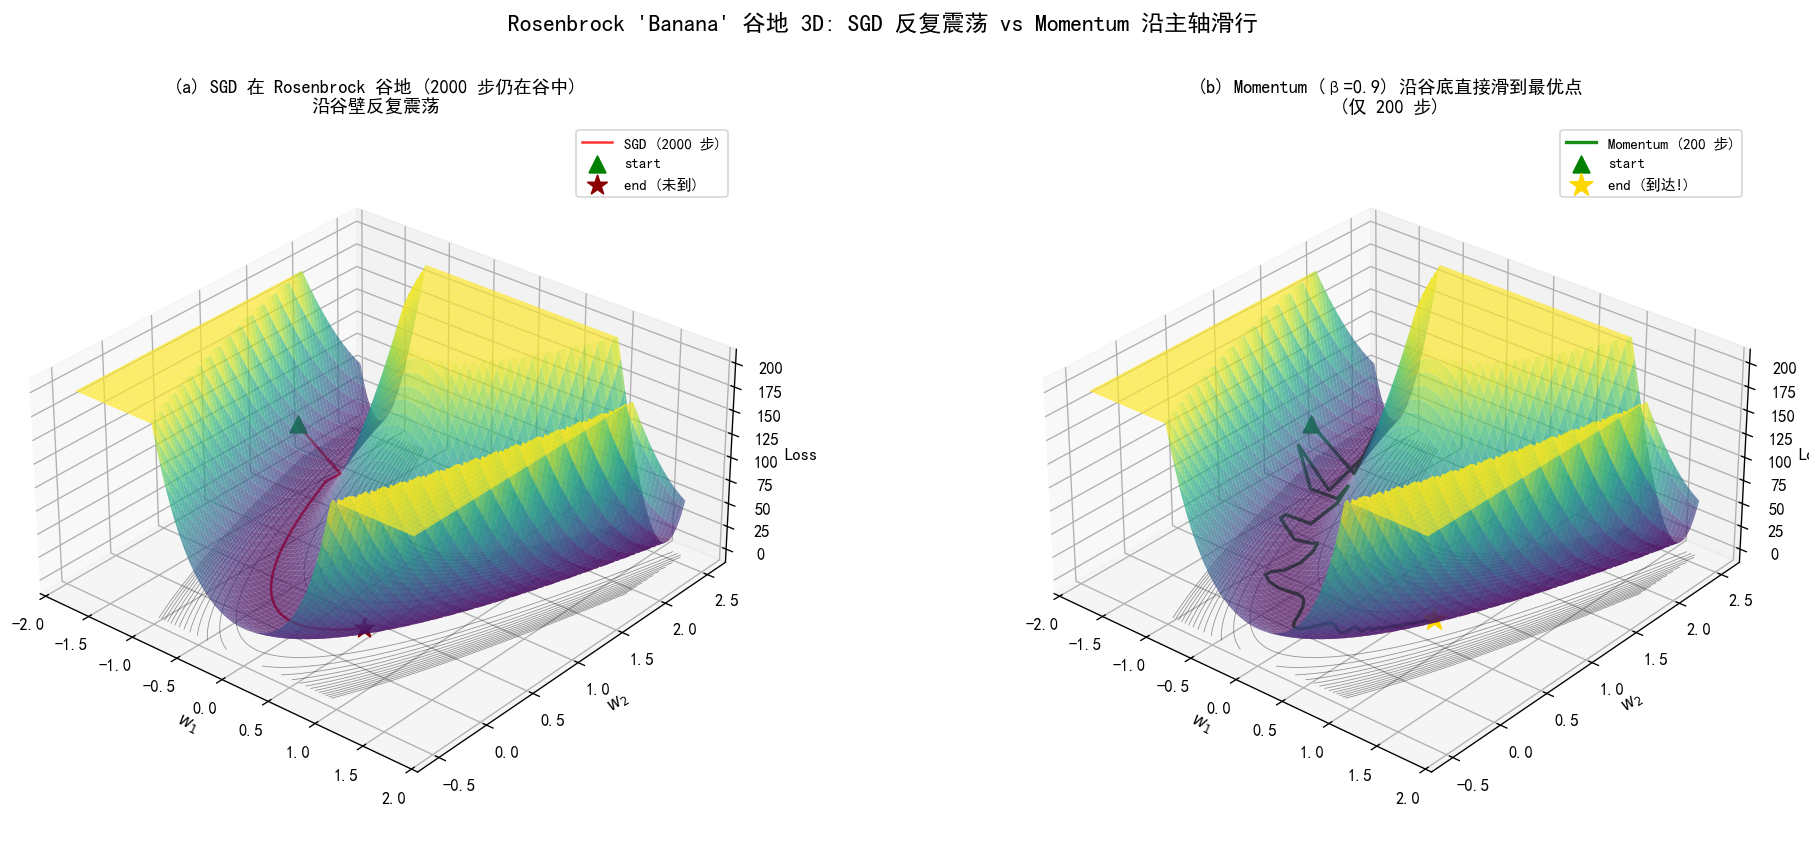

Reproduce this figure in Python.
"""
3-5-ravine-3d.py
Draw the Rosenbrock 'banana' function in 3D and overlay SGD vs Momentum trajectories
on the 3D surface to show how Momentum 'flies' through the valley.

Output: assets/figures/3-5-ravine-3d.png
"""
import os
os.makedirs("assets/figures", exist_ok=True)

import numpy as np
import matplotlib.pyplot as plt
from mpl_toolkits.mplot3d import Axes3D  # noqa


def rosenbrock(x, y):
    return (1 - x) ** 2 + 100 * (y - x ** 2) ** 2


def rosenbrock_grad(x, y):
    gx = -2 * (1 - x) - 400 * x * (y - x ** 2)
    gy = 200 * (y - x ** 2)
    return np.array([gx, gy])


def sgd(grad_fn, start, lr, n_iter):
    p = start.copy()
    traj = [p.copy()]
    for _ in range(n_iter):
        p = p - lr * grad_fn(p[0], p[1])
        traj.append(p.copy())
    return np.array(traj)


def momentum(grad_fn, start, lr, beta, n_iter):
    p = start.copy()
    v = np.zeros_like(p)
    traj = [p.copy()]
    for _ in range(n_iter):
        g = grad_fn(p[0], p[1])
        v = beta * v - lr * g
        p = p + v
        traj.append(p.copy())
    return np.array(traj)


fig = plt.figure(figsize=(18, 7))

# Surface
x = np.linspace(-1.8, 1.8, 200)
y = np.linspace(-0.5, 2.5, 200)
X, Y = np.meshgrid(x, y)
Z = rosenbrock(X, Y)
Z = np.clip(Z, 0, 200)

# 3D surface
ax1 = fig.add_subplot(1, 2, 1, projection="3d")
surf = ax1.plot_surface(X, Y, Z, cmap="viridis", alpha=0.7,
                        linewidth=0, rstride=3, cstride=3, antialiased=True)
# Add contour on the bottom
ax1.contour(X, Y, Z, levels=15, colors="black", linewidths=0.5, alpha=0.4,
            offset=-5)

start = np.array([-1.5, 1.5])
sgd_traj = sgd(rosenbrock_grad, start, lr=0.0008, n_iter=2000)
sgd_z = [rosenbrock(p[0], p[1]) for p in sgd_traj]
ax1.plot(sgd_traj[:, 0], sgd_traj[:, 1], sgd_z, "r-", linewidth=1.5, alpha=0.8,
        label="SGD (2000 步)")
ax1.scatter(sgd_traj[0, 0], sgd_traj[0, 1], sgd_z[0], c="green", s=100, marker="^",
           label="start", zorder=5)
ax1.scatter(sgd_traj[-1, 0], sgd_traj[-1, 1], sgd_z[-1], c="darkred", s=150, marker="*",
           label="end (未到)", zorder=5)
ax1.set_title("(a) SGD 在 Rosenbrock 谷地 (2000 步仍在谷中)\n沿谷壁反复震荡",
              fontsize=11, fontweight="bold")
ax1.set_xlabel("$w_1$", labelpad=2)
ax1.set_ylabel("$w_2$", labelpad=2)
ax1.set_zlabel("Loss", labelpad=2)
ax1.view_init(elev=30, azim=-50)
ax1.legend(loc="upper right", fontsize=9)
ax1.set_box_aspect((1, 1, 0.5))

# Same surface, but with Momentum trajectory
ax2 = fig.add_subplot(1, 2, 2, projection="3d")
ax2.plot_surface(X, Y, Z, cmap="viridis", alpha=0.7,
                 linewidth=0, rstride=3, cstride=3, antialiased=True)
ax2.contour(X, Y, Z, levels=15, colors="black", linewidths=0.5, alpha=0.4,
             offset=-5)

mom_traj = momentum(rosenbrock_grad, start, lr=0.0008, beta=0.9, n_iter=200)
mom_z = [rosenbrock(p[0], p[1]) for p in mom_traj]
ax2.plot(mom_traj[:, 0], mom_traj[:, 1], mom_z, "g-", linewidth=2.0, alpha=0.9,
        label="Momentum (200 步)")
ax2.scatter(mom_traj[0, 0], mom_traj[0, 1], mom_z[0], c="green", s=100, marker="^",
           label="start", zorder=5)
ax2.scatter(mom_traj[-1, 0], mom_traj[-1, 1], mom_z[-1], c="gold", s=200, marker="*",
           label="end (到达!)", zorder=5)
ax2.set_title("(b) Momentum (β=0.9) 沿谷底直接滑到最优点\n(仅 200 步)",
              fontsize=11, fontweight="bold")
ax2.set_xlabel("$w_1$", labelpad=2)
ax2.set_ylabel("$w_2$", labelpad=2)
ax2.set_zlabel("Loss", labelpad=2)
ax2.view_init(elev=30, azim=-50)
ax2.legend(loc="upper right", fontsize=9)
ax2.set_box_aspect((1, 1, 0.5))

plt.suptitle("Rosenbrock 'Banana' 谷地 3D: SGD 反复震荡 vs Momentum 沿主轴滑行",
             fontsize=14, fontweight="bold", y=1.01)
plt.tight_layout()
plt.savefig("assets/figures/3-5-ravine-3d.png", dpi=120, bbox_inches="tight")
print("Saved: assets/figures/3-5-ravine-3d.png")
